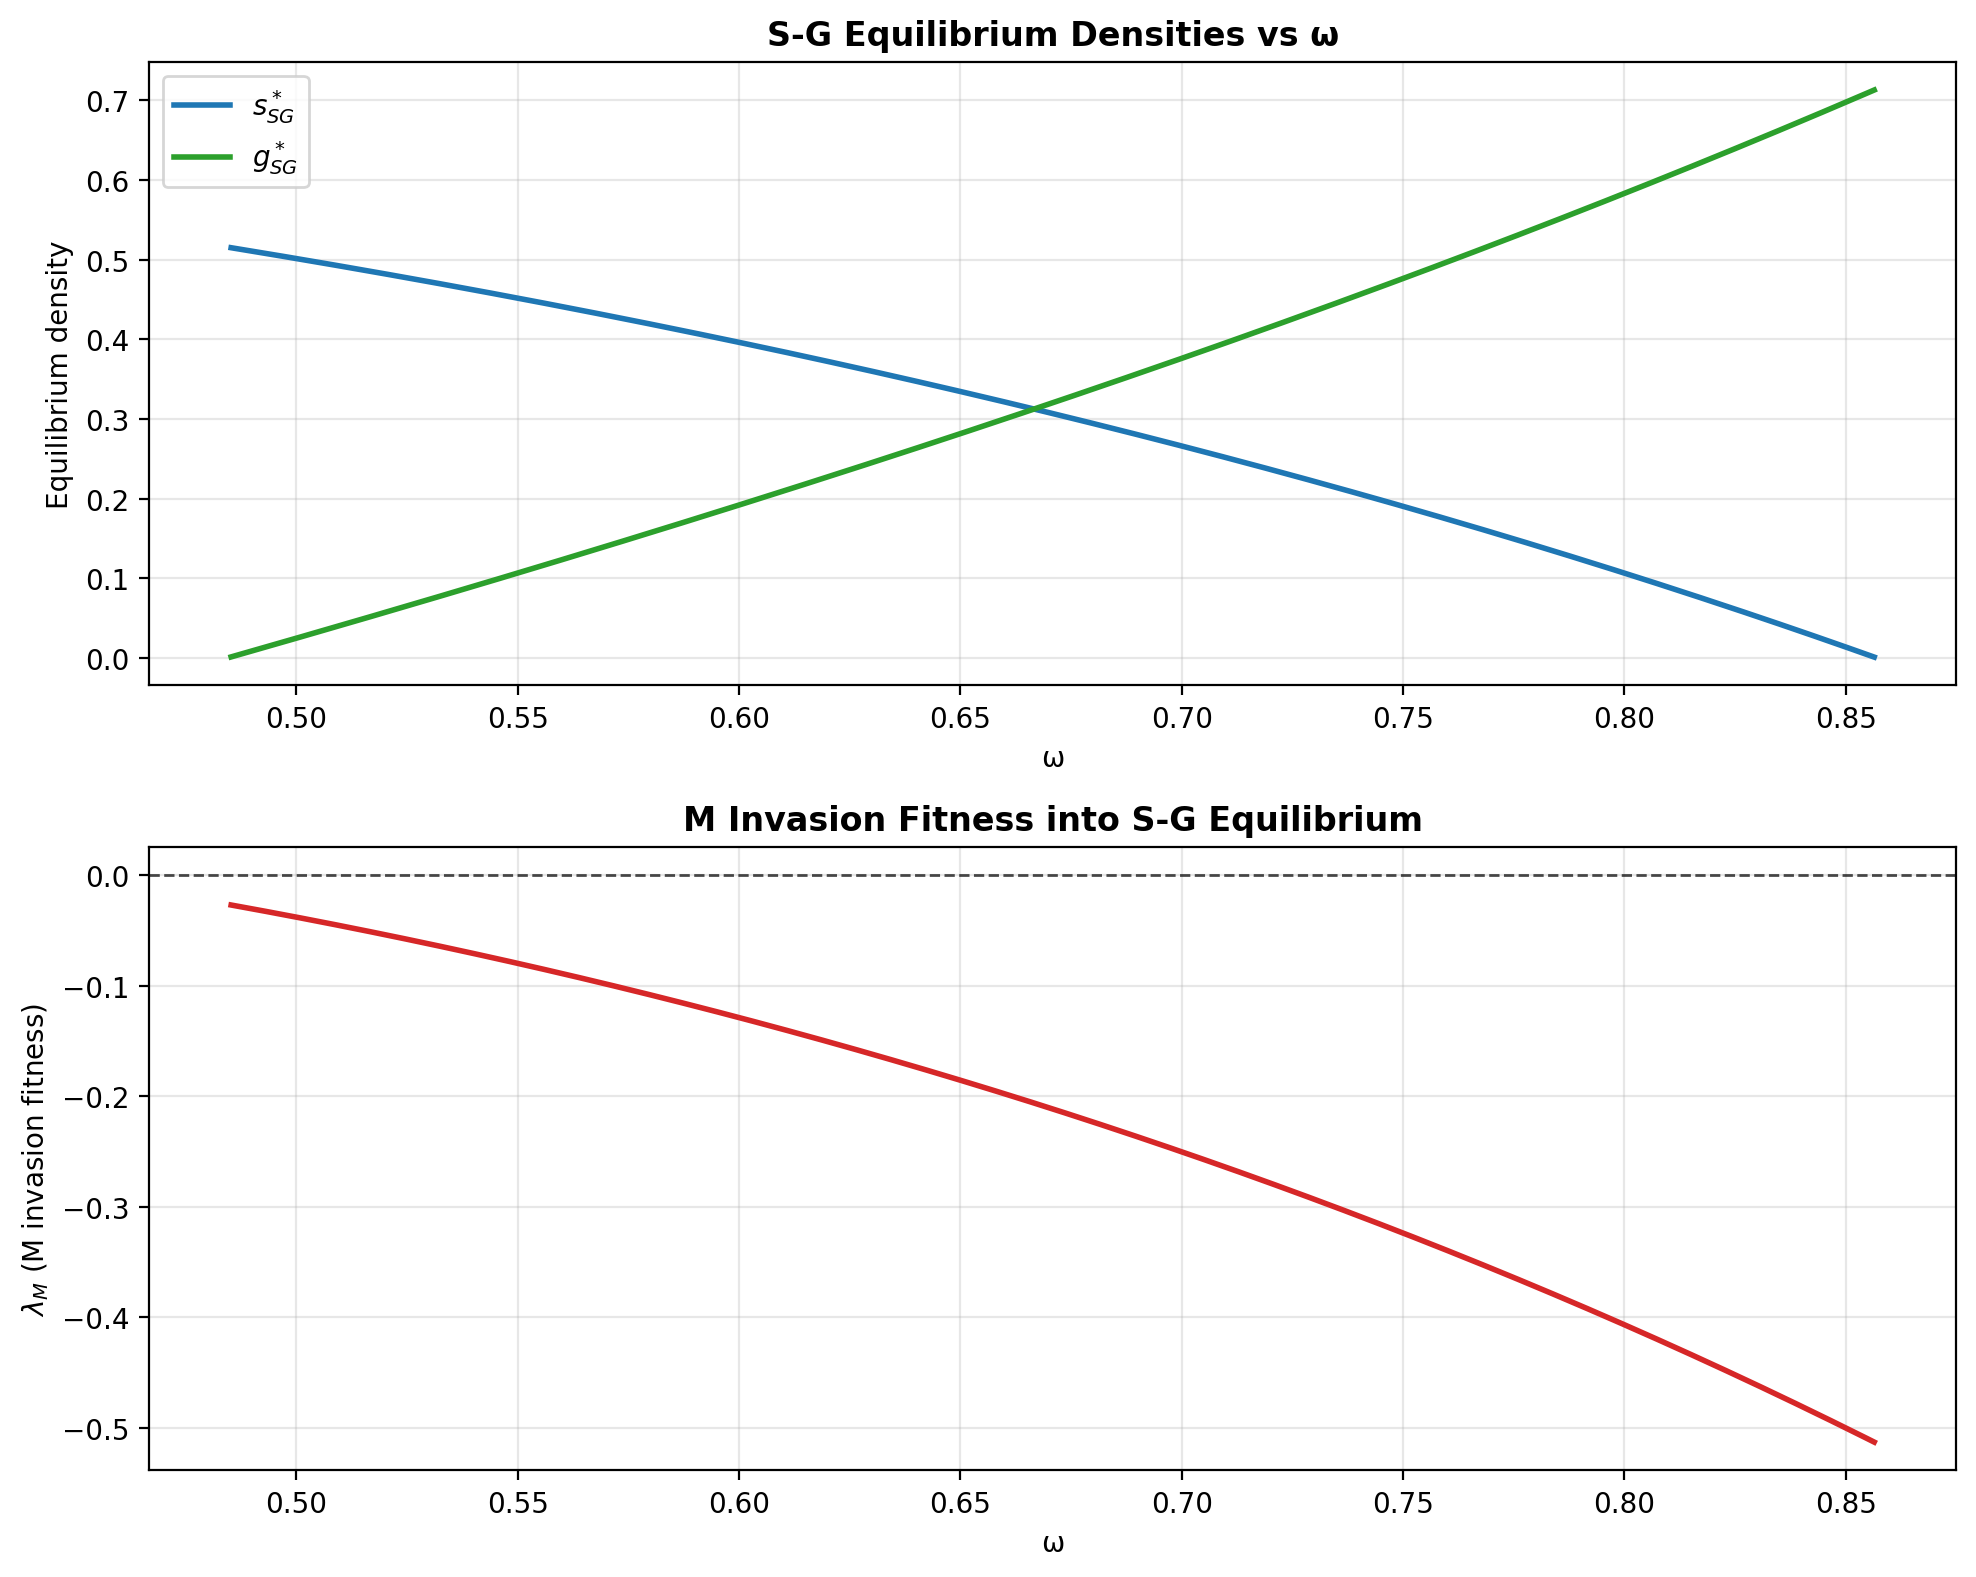

Source code (Python):
#!/usr/bin/env python3
"""Debug script to understand omega_crit2 behavior"""

import numpy as np
import matplotlib.pyplot as plt

class ThreeSpeciesModel:
    """Simplified model for debugging"""

    def __init__(self, r_S=1.0, r_M=0.8, sigma_MS=1.5, sigma_SM=0.5,
                 sigma_GS=0.4, sigma_GM=0.4, sigma_SG=0.4, sigma_MG=0.4,
                 alpha_GS=0.3, alpha_GM=0.3, alpha_SG=0.3, alpha_MG=0.3):
        self.r_S = r_S
        self.r_M = r_M
        self.sigma_MS = sigma_MS
        self.sigma_SM = sigma_SM
        self.sigma_GS = sigma_GS
        self.sigma_GM = sigma_GM
        self.sigma_SG = sigma_SG
        self.sigma_MG = sigma_MG
        self.alpha_GS = alpha_GS
        self.alpha_GM = alpha_GM
        self.alpha_SG = alpha_SG
        self.alpha_MG = alpha_MG

    def net_parameters(self, omega):
        a = (1 - omega) * self.sigma_SG - omega * self.alpha_SG
        c = (1 - omega) * self.sigma_GS - omega * self.alpha_GS
        d = 2 * omega - 1
        return a, c, d

    def SG_equilibrium(self, omega):
        """S-G equilibrium when M is absent"""
        a, c, d = self.net_parameters(omega)

        denominator = 1 - a * c

        if abs(denominator) < 1e-10:
            return None, None

        s_star_SG = ((1 - omega) + a * d) / denominator
        g_star_SG = d + c * s_star_SG

        # Only return if both positive
        if s_star_SG > 0 and g_star_SG > 0:
            return s_star_SG, g_star_SG
        else:
            return None, None

    def invasion_fitness_M(self, omega):
        """M invasion fitness into S-G equilibrium"""
        s_star_SG, g_star_SG = self.SG_equilibrium(omega)

        if s_star_SG is None:
            return np.nan

        lambda_M = -self.r_M + self.sigma_MS * s_star_SG + self.sigma_MG * g_star_SG

        return lambda_M


# Create model and scan omega
model = ThreeSpeciesModel()

omega_range = np.linspace(0.01, 0.99, 500)
s_SG_values = []
g_SG_values = []
lambda_M_values = []

for om in omega_range:
    s, g = model.SG_equilibrium(om)
    lam = model.invasion_fitness_M(om)

    s_SG_values.append(s if s is not None else np.nan)
    g_SG_values.append(g if g is not None else np.nan)
    lambda_M_values.append(lam)

# Plot
fig, axes = plt.subplots(2, 1, figsize=(10, 8))

# Panel 1: S-G equilibrium densities
axes[0].plot(omega_range, s_SG_values, '-', label='$s^*_{SG}$', color='#1f77b4', linewidth=2)
axes[0].plot(omega_range, g_SG_values, '-', label='$g^*_{SG}$', color='#2ca02c', linewidth=2)
axes[0].set_ylabel('Equilibrium density', fontsize=10)
axes[0].set_title('S-G Equilibrium Densities vs ω', fontweight='bold')
axes[0].legend()
axes[0].grid(alpha=0.3)
axes[0].set_xlabel('ω', fontsize=10)

# Panel 2: M invasion fitness
axes[1].plot(omega_range, lambda_M_values, '-', color='#d62728', linewidth=2)
axes[1].axhline(0, color='black', linestyle='--', alpha=0.7, linewidth=1)
axes[1].set_ylabel('$\\lambda_M$ (M invasion fitness)', fontsize=10)
axes[1].set_xlabel('ω', fontsize=10)
axes[1].set_title('M Invasion Fitness into S-G Equilibrium', fontweight='bold')
axes[1].grid(alpha=0.3)

# Find zero crossings
zero_crossings = []
for i in range(len(lambda_M_values) - 1):
    if not np.isnan(lambda_M_values[i]) and not np.isnan(lambda_M_values[i+1]):
        if lambda_M_values[i] > 0 and lambda_M_values[i+1] < 0:
            zero_crossings.append((omega_range[i] + omega_range[i+1]) / 2)
            axes[1].axvline((omega_range[i] + omega_range[i+1]) / 2,
                           color='red', linestyle=':', linewidth=2)
            axes[1].text((omega_range[i] + omega_range[i+1]) / 2,
                        axes[1].get_ylim()[1]*0.9,
                        f'ω_crit2 ≈ {(omega_range[i] + omega_range[i+1]) / 2:.3f}',
                        rotation=90, va='top', fontsize=9)

plt.tight_layout()
plt.savefig('debug_omega_crit2.png', dpi=200, bbox_inches='tight')
print("✓ Debug figure saved: debug_omega_crit2.png")

print("\nDiagnostics:")
print(f"λ_M min: {np.nanmin(lambda_M_values):.4f}")
print(f"λ_M max: {np.nanmax(lambda_M_values):.4f}")
print(f"Zero crossings found: {len(zero_crossings)}")
if zero_crossings:
    for i, omega_c in enumerate(zero_crossings):
        print(f"  ω_crit2^({i+1}) = {omega_c:.6f}")
else:
    print("  No zero crossings found - λ_M may not change sign")
    print(f"\n  This means M always {'can' if np.nanmin(lambda_M_values) > 0 else 'cannot'} invade S-G equilibrium")
    print(f"  across the entire ω range, so ω_crit2 does not exist with these parameters.")

plt.show()
